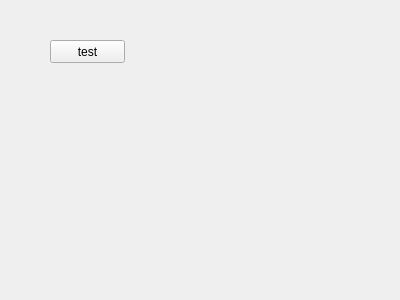
<?xml version="1.0" encoding="UTF-8"?>
<ui version="4.0">
 <class>Widget</class>
 <widget class="QWidget" name="Widget">
  <property name="geometry">
   <rect>
    <x>0</x>
    <y>0</y>
    <width>400</width>
    <height>300</height>
   </rect>
  </property>
  <property name="windowTitle">
   <string>Widget</string>
  </property>
  <widget class="QPushButton" name="pushButton">
   <property name="geometry">
    <rect>
     <x>50</x>
     <y>40</y>
     <width>75</width>
     <height>23</height>
    </rect>
   </property>
   <property name="text">
    <string>test</string>
   </property>
  </widget>
 </widget>
 <layoutdefault spacing="6" margin="11"/>
 <resources/>
 <connections/>
</ui>
